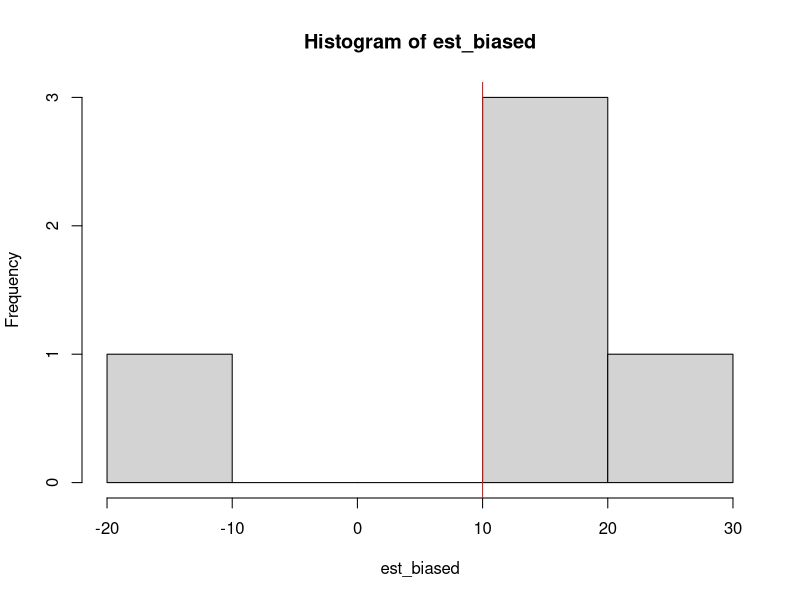

Source code (R):
# define a function for the estimator
Y_tilde <- function(c){
	sum(c)/(length(c)-1)
}         
         
# repeatedly compute estimates and store the results in est_biased
set.seed(123)
est_biased <- replicate(expr = Y_tilde(rnorm(5, mean = 10, sd = 25)),n = 5)
         
         
# plot a histogram of est_biased
hist(est_biased)
         
         
# add a red vertical line at mu = 10
abline(v = 10,col = 'red')
